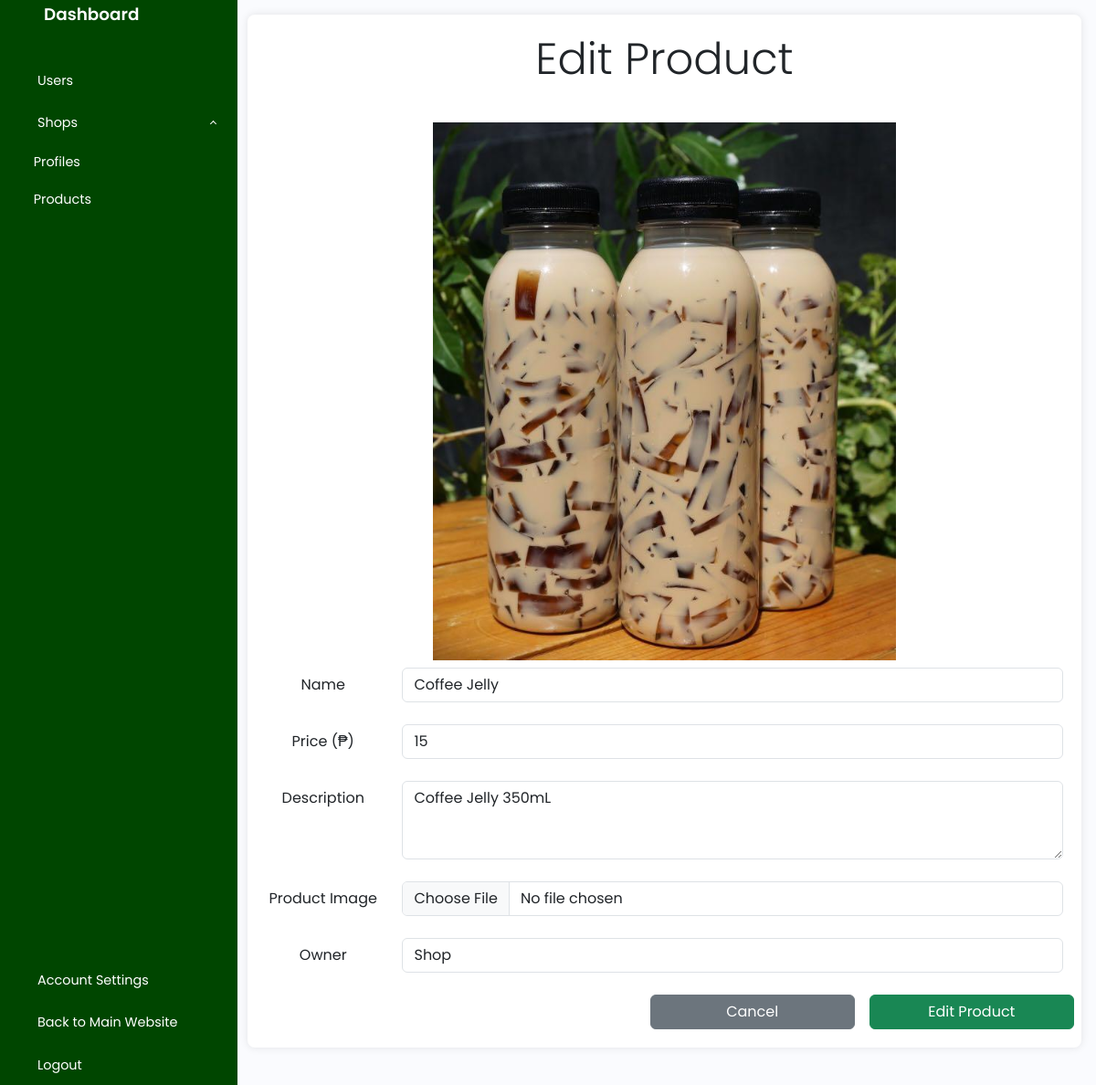
The app's page /admin/shops/editProducts.php?product_ID=92400058 (signed in) with its own data.
### tables this page shows
CREATE TABLE `shopproducts` (
  `product_ID` int(8) NOT NULL,
  `product_Name` varchar(55) NOT NULL,
  `product_Price` double NOT NULL,
  `product_Description` varchar(255) NOT NULL,
  `product_Image` varchar(255) NOT NULL,
  `shop_ID` int(8) NOT NULL
);

CREATE TABLE `shopdata` (
  `shop_ID` int(8) NOT NULL,
  `shop_Name` varchar(100) NOT NULL,
  `shop_Phone` bigint(11) NOT NULL,
  `shop_Location` varchar(100) DEFAULT NULL
);

### db/connection.php (called while the page is built)
<?php
class Connection {
    private $DAddress = "localhost";
    private $DUsername = "root";
    private $DPass = "";
    private $DName = "uts_db";
    public function connect() {
        $conn = new mysqli($this->DAddress, $this->DUsername, $this->DPass, $this->DName);
        if ($conn->connect_error) {
            die("Connection failed: ". $conn->connect_error);
        }
        else {
            return $conn;
        }
    }
}

### db/action.php (called while the page is built, shortened)
<?php
class Database
{
    protected $conn;
    public function __construct($conn)
    {
        $this->conn = $conn;
    }
    public function executeQuery($sql)
    {
        $result = $this->conn->query($sql);
        $data = array();
        if ($result->num_rows > 0) {
            while ($row = $result->fetch_assoc()) {
                $data_row = array();
                foreach ($row as $r) {
                    array_push($data_row, $r);
                }
                array_push($data, $data_row);
            }
        }
        return $data;
    }
    public function showRecords($table, $condition = null)
    {
        $sql = "Select * from $table";
        if ($condition != null) {
            $sql .= " $condition";
        }
        return $this->executeQuery($sql);
    }
}

### admin/shops/editProducts.php (the view, shortened to what this page needs)
<?php
include '../../db/ADMIN.action.php';
include '../../db/connection.php';
$connection = new Connection();
$database = new adminAction($connection->connect());
if (isset($_GET['product_ID'])) {
    $product_ID = $_GET['product_ID'];
    $result = $database->showRecords('shopproducts', "WHERE product_ID = $product_ID");
    $shop_ID = $result[0][5];
    $result2 = $database->showRecords('shopdata', "WHERE shop_ID = $shop_ID");
} else {
    header("Location: ../");
}
?>
<!DOCTYPE html>
<html>
<head>
    <?php include '../../includes/head.Include.php' ?>
    <link href="https://cdn.jsdelivr.net/npm/bootstrap@5.3.0-alpha3/dist/css/bootstrap.min.css" rel="stylesheet"
>
    <link rel="stylesheet" href="../../bootstrap/css/bootstrap.css">
    <link rel="stylesheet" href="../../css/admin.css">
    <link rel="stylesheet" href="../../css/admin.usersedit.css">
    <link rel="stylesheet" href="../../css/admin.editproducts.css">
</head>
<body>
    <div class="wrapper">
        <?php include "../../includes/ADMIN.sidebar.Include.php"; ?>
        <div class="main p-3 d-flex flex-column align-content-center">
            <form class="container" method="post" enctype="multipart/form-data">
                <h1 class="display-5 ">Edit Product</h1> <br>
                <div class="productForm-container">
                    <div class="col-6 column-img">
                        <div class="shop-image" name="current_Image"><img
                                src='../../img/<?= $shop_ID ?>/products/<?= $result[0][4] ?>' id="productImage"></div>
                    </div>
                    <div class="col-6 column">
                        <div class="form-group row">
                            <label for="product_Name" class="col-sm-2 col-form-label">Name</label>
                            <div class="col-sm-10">
                                <input type="text" oninput="validSymbol(this.id);" class="form-control" id="product_Name" name="product_Name"
                                    placeholder="Name" value="<?php echo isset($result[0][1]) ? $result[0][1] : '' ?>"
                                    required>
                            </div>
                        </div>
                        <br>
                        <div class="form-group row">
                            <label for="product_Price" class="col-sm-2 col-form-label">Price (₱)</label>
                            <div class="col-sm-10">
                                <input type="Number" class="form-control" id="product_Price" name="product_Price"
                                    placeholder="Price (₱)" step="0.01"
                                    value="<?php echo isset($result[0][2]) ? $result[0][2] : '' ?>">
                            </div>
                        </div>
                        <br>
                        <div class="form-group row">
                            <label for="product_Description" class="col-sm-2 col-form-label">Description</label>
                            <div class="col-sm-10">
                                <textarea class="form-control" oninput="validSymbol(this.id);" id="product_Description" name="product_Description"
                                    rows="3"><?= $result[0][3] ?></textarea>
                            </div>
                        </div>
                        <br>
                        <div class="form-group row">
                            <label for="product_Image" class="col-sm-2 col-form-label">Product Image</label>
                            <div class="col-sm-10">
                                <input type="file" class="form-control" id="product_Image" name="product_Image">
                            </div>
                        </div>
                        <br>
                        <div class="form-group row">
                            <label for="shop_Name" class="col-sm-2 col-form-label">Owner</label>
                            <div class="col-sm-10">
                                <input type="text" class="form-control" id="shop_Name" name="shop_Name"
                                    placeholder="Name" value="<?php echo isset($result2[0][1]) ? $result2[0][1] : '' ?>"
                                    readonly>
                            </div>
                        </div>
                        <br>
                        <div class="form-group row justify-content-end gap-3">
                            <button type="button" class="btn btn-secondary w-25"
                                onclick="window.location.href = 'products.php?page=<?php echo $_SESSION['page']; ?>'"><span
                                    class="btn-text">Cancel</span><i class="bi bi-x-lg btn-icon"></i></button>
                            <button type="submit" name="edit" class="btn btn-success w-25"><span class="btn-text">Edit
                                    Product</span><i class="bi bi-check-lg btn-icon"></i></button>
                        </div>
                    </div>
                </div>
            </form>
        </div>
    </div>
</body>
</html>

### css/admin.css (style rules this page uses)
:root { --green: rgb(0, 70, 0); --lightgreen: rgb(71, 184, 71); }
h1 { font-weight: 600; font-size: 1.5rem; }
body { font-family: 'Poppins', sans-serif; margin-left: 255px; justify-content: space-evenly; }
.wrapper { display: flex; }
.main { min-height: 100vh; width: 100%; overflow: hidden; transition: all 0.35s ease-in-out; background-color: #fafbfe; display: flex; justify-content: center; }

### css/admin.usersedit.css (style rules this page uses)
.container { text-align: center; width: 100%; margin-bottom: 25px; background-color: #fff; padding: 20px; box-shadow: 0 0 10px rgba(0, 0, 0, 0.1); border-radius: 8px; }
.shop-image { display: flex; justify-content: start; }
.shop-image img { padding: 1.5rem; width: 400px; }

### css/admin.editproducts.css (style rules this page uses)
.productForm-container { display: flex; flex-direction: row; }
.shop-image { overflow: hidden; width: 100%; }
.shop-image img { width: 100%; padding: 1rem; }
.column-img { display: flex; justify-content: center; align-items: center; }
@media (max-width: 1200px) { .productForm-container { flex-direction: column; } }
@media (max-width: 1200px) { .column, .column-img { width: 100% !important; } }
@media (max-width: 1200px) { .shop-image { width: 60%; } }
@media (max-width: 1200px) { .shop-image img { padding: 0.5rem; } }

### records on screen
shopproducts: shop_ID+product_Image (picture), product_Name "Coffee Jelly", product_Price "15", product_Description "Coffee Jelly 350mL"
shopdata: shop_Name "Shop"
